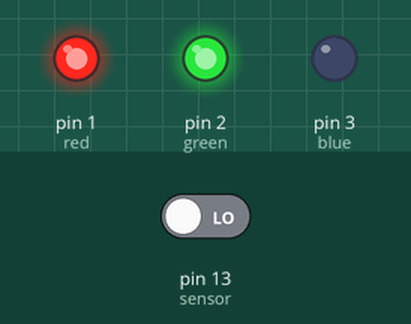
A sketch run on a simulated Arduino Uno, built with avr-gcc and run on an emulated ATmega328P. On the bench: output pins drawn as LEDs (lit = HIGH). Dashed ring = blinking. The inputs (shaded band) are chosen by the test bench; at power-on: pin 13 (sensor) LOW.

Above: at 18.0 s.
18.1 s: pin 13 (sensor) driven HIGH
At 20.62 s:
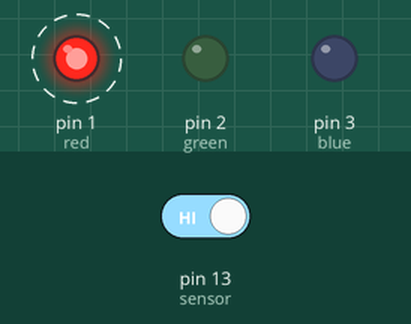
At 24.8 s:
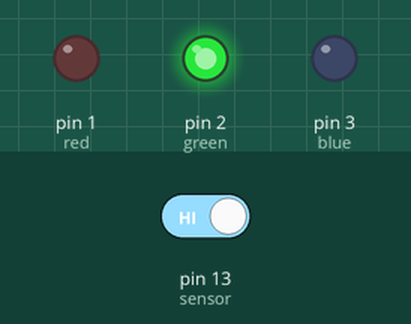
Timing chart, 0 to 26.3 s (numbered marks = the images above; inputs shaded):
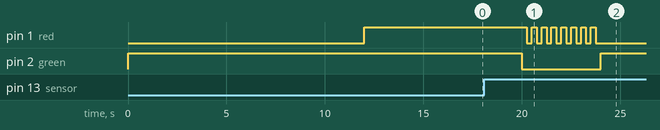

The sketch:

redlight_greenlight.ino
```cpp
int red = 1;
int green = 2;
int blue = 3;
int sensor = 13;

void setup() {
  pinMode(red, OUTPUT);
  pinMode(green, OUTPUT);
  pinMode(blue, OUTPUT);
  pinMode(sensor, INPUT);
}

void loop() {
  setColor(false, true, false);
  delay(12000);
  setColor(true, true, false);
  delay(8000);
  unsigned long clock = millis();
  boolean seen = false;
  setColor(true, false, false);
  while (millis() - 5000 < clock) {
     if (digitalRead(sensor)) {
       seen = true;
       break;
     }
  }
  if (seen) {
    boolean onoff = true;
    for (int i=0;i<16;i++) {
      setColor(onoff, false, false);
      onoff = !onoff;
      delay(250);
    }
  }
}

void setColor(int r, int g, int b) {
  digitalWrite(red, r);
  digitalWrite(green, g);
  digitalWrite(blue, b);
}
```
